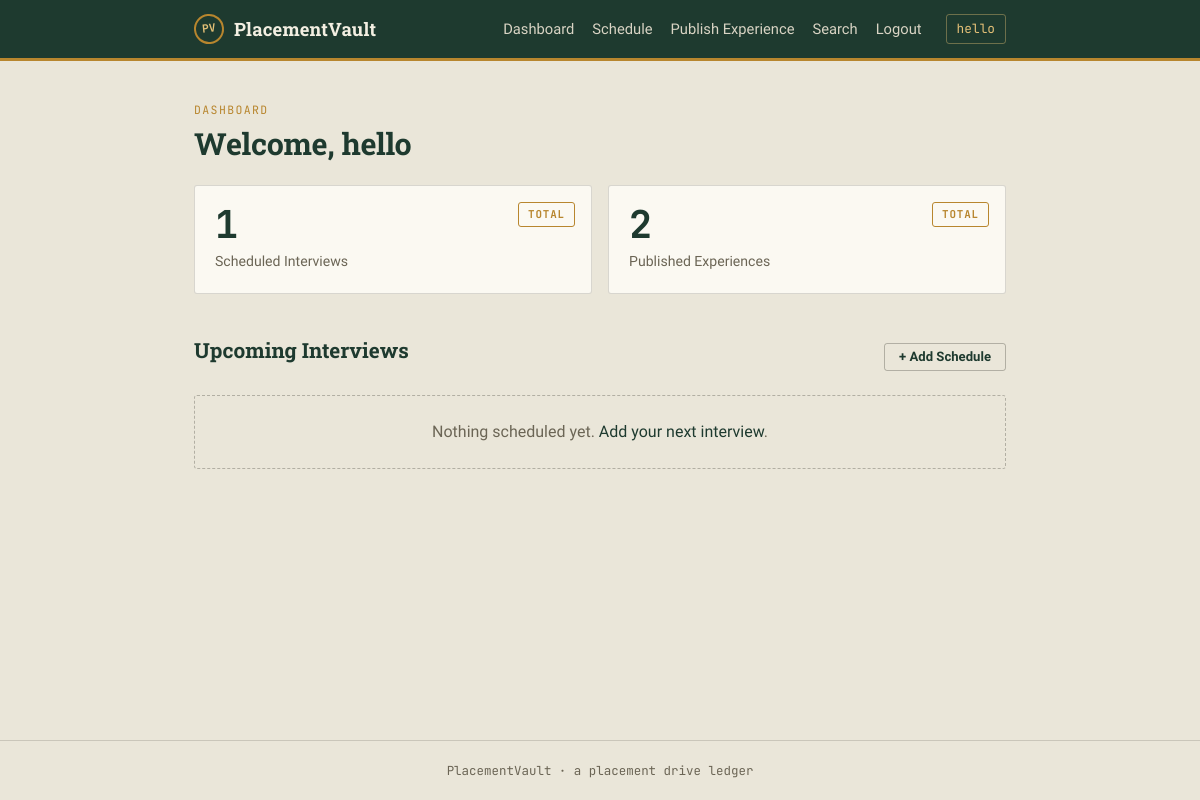
Page /dashboard/ (signed in) on the earlier database version.
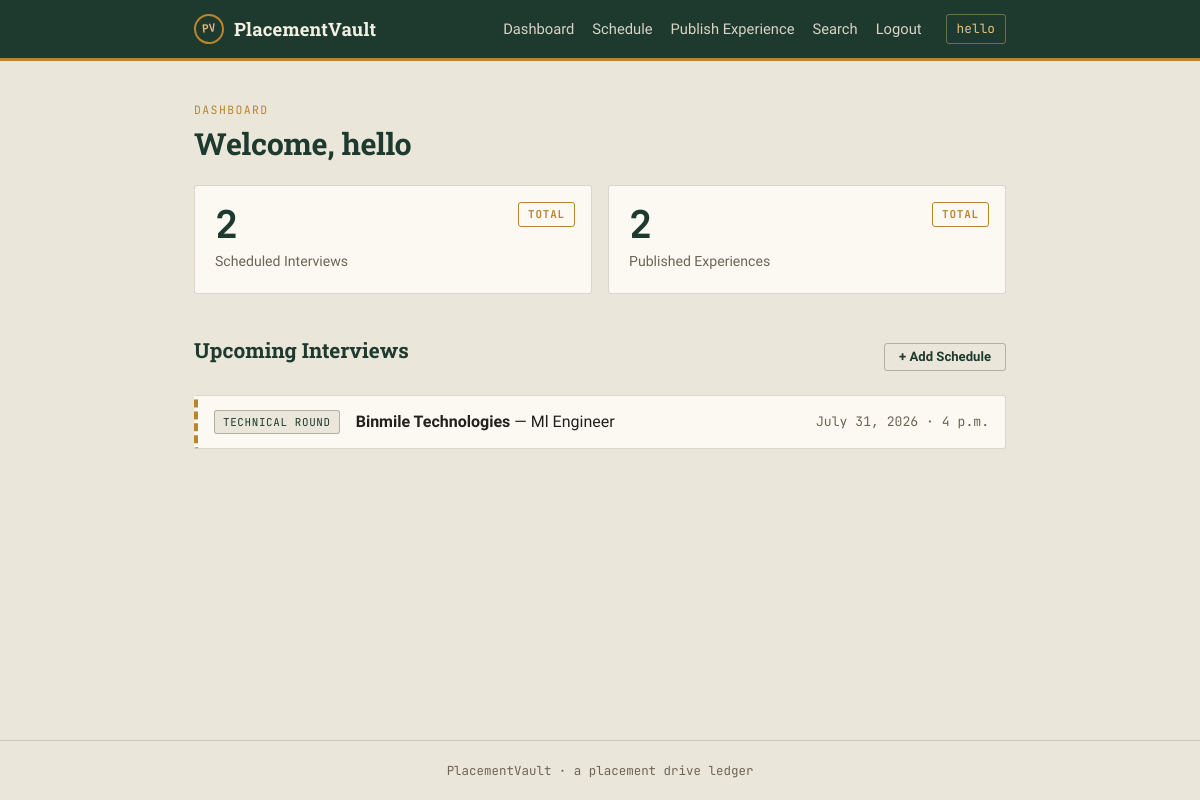
Same page on the later database version.
### placementvault/models.py (models this page shows, shortened)
class Schedule(models.Model):
    user = models.ForeignKey(User, on_delete=models.CASCADE, related_name='schedules')
    company_name = models.CharField(max_length=150)
    role = models.CharField(max_length=150)
    interview_round = models.CharField(max_length=150)
    date = models.DateField()
    time = models.TimeField()
    created_at = models.DateTimeField(auto_now_add=True)
    class Meta:
        ordering = ['date', 'time']

### placementvault/views.py (the view)
# urls.py: path('dashboard/', views.dashboard, name='dashboard'),
@login_required
def dashboard(request):
    today = timezone.localdate()
    context = {
        'schedule_count': Schedule.objects.filter(user=request.user).count(),
        'experience_count': Experience.objects.filter(user=request.user).count(),
        'upcoming_schedules': Schedule.objects.filter(user=request.user, date__gte=today)[:5],
    }
    return render(request, 'dashboard.html', context)

### templates/dashboard.html (shortened to what this page needs)
{% extends 'base.html' %}
{% block content %}
<p class="eyebrow">Dashboard</p>
<h1>Welcome, {{ user.username }}</h1>
<div class="stats-grid">
    <div class="stat-card">
        <span class="stamp">Total</span>
        <span class="stat-number">{{ schedule_count }}</span>
        <span class="stat-label">Scheduled Interviews</span>
    </div>
    <div class="stat-card">
        <span class="stamp">Total</span>
        <span class="stat-number">{{ experience_count }}</span>
        <span class="stat-label">Published Experiences</span>
    </div>
</div>
<section class="section">
    <div class="page-header">
        <h2>Upcoming Interviews</h2>
        <a href="{% url 'schedule_add' %}" class="btn btn-secondary btn-sm">+ Add Schedule</a>
    </div>
    {% if upcoming_schedules %}
    <div class="ledger">
        {% for s in upcoming_schedules %}
        <div class="ledger-row">
            <span class="ledger-badge">{{ s.interview_round }}</span>
            <div class="ledger-main">
                <strong>{{ s.company_name }}</strong> &mdash; {{ s.role }}
            </div>
            <div class="ledger-when">{{ s.date }} &middot; {{ s.time }}</div>
        </div>
        {% endfor %}
    </div>
    {% else %}
    <p class="empty-state">Nothing scheduled yet. <a href="{% url 'schedule_add' %}">Add your next interview</a>.</p>
    {% endif %}
</section>
{% endblock %}

### templates/base.html (shortened to what this page needs)
{% load static %}<!DOCTYPE html>
<html lang="en">
<head>
    <link rel="stylesheet" href="{% static 'css/style.css' %}">
</head>
<body>
    <header class="site-header">
        <div class="wrap header-inner">
            <a href="{% url 'dashboard' %}" class="brand">
                <span class="brand-mark">PV</span>
                <span class="brand-text">PlacementVault</span>
            </a>
            {% if user.is_authenticated %}
            <nav class="nav-links">
                <a href="{% url 'dashboard' %}">Dashboard</a>
                <a href="{% url 'schedule_list' %}">Schedule</a>
                <a href="{% url 'experience_add' %}">Publish Experience</a>
                <a href="{% url 'search_company' %}">Search</a>
                <a href="{% url 'logout' %}">Logout</a>
            </nav>
            <span class="welcome-user">{{ user.username }}</span>
            {% endif %}
        </div>
    </header>
    <main class="wrap page">
        {% block content %}{% endblock %}
    </main>
    <footer class="site-footer">
        <div class="wrap">
            <p>PlacementVault &middot; a placement drive ledger</p>
        </div>
    </footer>
</body>
</html>

Differences in the rows shown:
added Schedule: interview_round "TECHNICAL ROUND", company_name "Binmile Technologies", role "Ml Engineer", date "July 31, 2026", time "4 p.m."
Other differences:
{{ schedule_count }}: "1" → "2"
text no longer shown: "Nothing scheduled yet. Add your next interview ."
